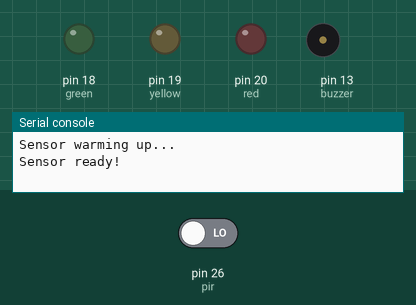
This program was run on a simulated MicroPython board. On the bench: output pins drawn as LEDs (lit = HIGH), buzzer (waves = sounding), the last lines printed to the serial console. Dashed ring = blinking. The inputs (shaded band) are chosen by the test bench; at power-on: pin 26 (pir) LOW.

Above: at 11.2 s.
11.3 s: pin 26 (pir) driven HIGH
At 15.6 s:
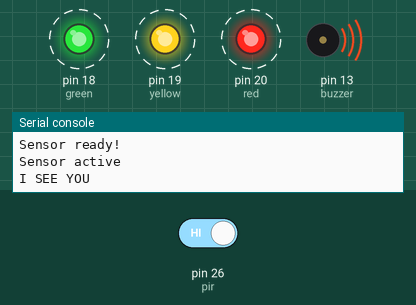
18.2 s: pin 26 (pir) driven LOW
At 20.7 s:
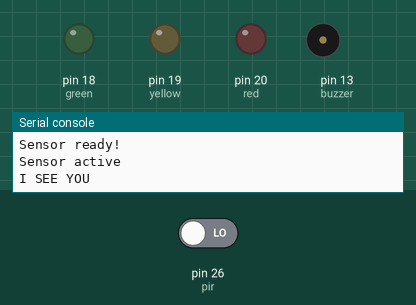
Timing chart, 0 to 22.2 s (numbered marks = the images above; inputs shaded):
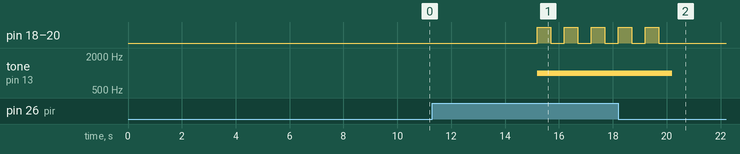

Measured:
- after the input at 11.3 s, pin 18 (green), pin 19 (yellow), pin 20 (red): alternates HIGH for 0.50 s and LOW for 0.50 s, starting after 3.9 s; tone on pin 13 (buzzer): silent → 1000 Hz after 3.9 s
- after the input at 18.2 s, pin 18 (green), pin 19 (yellow), pin 20 (red): goes on until 19.7 s, then stays LOW; tone on pin 13 (buzzer): goes on until 20.2 s, then stays silent

The program:

Day_7b.py
```python
'''
Motion sensor - testing motion detection (with alarm)
'''

# Imports
from machine import Pin, PWM
import time

# Set up Pin for PIR sensor
pir = Pin(26, Pin.IN, Pin.PULL_DOWN)

# Set LED Pins
red = Pin(20, Pin.OUT)
yellow = Pin(19, Pin.OUT)
green = Pin(18, Pin.OUT)

# Set up the Buzzer pin as PWM
buzzer = PWM(Pin(13)) # Set the buzzer to PWM mode

# Set LEDs to off
red.value(0)
yellow.value(0)
green.value(0)

# Set buzzer off
buzzer.duty_u16(0)

# Set volume
buzzer.freq(1000)

# Define alarm function
def alarm():

    print("I SEE YOU")

    for i in range(5):

        red.value(1)
        yellow.value(1)
        green.value(1)

        buzzer.duty_u16(5000)

        time.sleep(0.5)

        red.value(0)
        yellow.value(0)
        green.value(0)

        buzzer.duty_u16(500)

        time.sleep(0.5)

    buzzer.duty_u16(0)

# Wait 10 seconds for sensor to warm up
print("Sensor warming up...")
time.sleep(10)
print("Sensor ready!")

while True:

    time.sleep(0.1) # delay to prevent unnecessary program speed

    if pir.value() == 1: # if PIR detects movement
        alarm()

    time.sleep(5)

    print("Sensor active")
```
